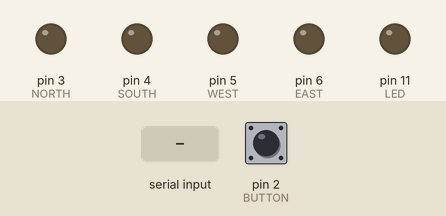
This sketch was run on a simulated Arduino Uno, built with avr-gcc and run on an emulated ATmega328P. Parts: output pins drawn as LEDs (lit = HIGH). The test bench sets the inputs (shaded band); at power-on: pin 2 (BUTTON) LOW.

Above: at 1.2 s.
1.3 s: "N" received over Serial
At 2.5 s:
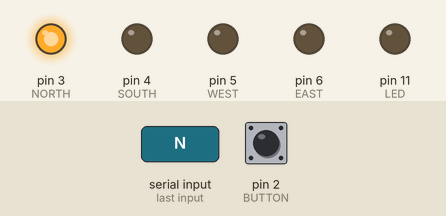
2.8 s: "S" received over Serial
At 3.8 s:
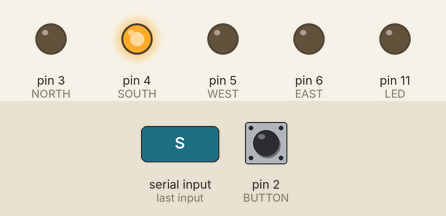
4.3 s: "E" received over Serial
At 4.9 s:
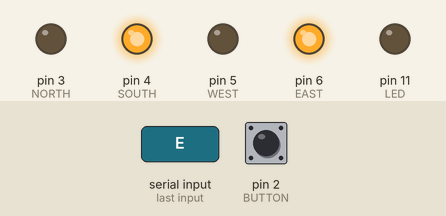
5.8 s: "W" received over Serial
At 6.1 s:
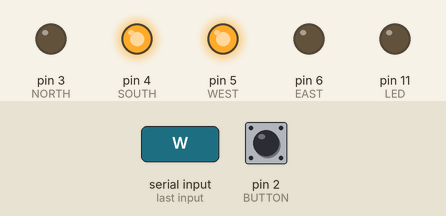
7.3 s: "1" received over Serial
At 8.4 s:
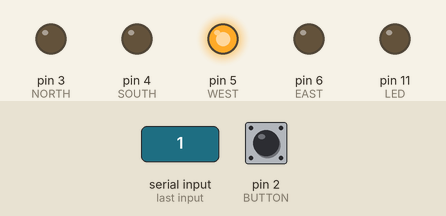
Timing chart, 0 to 10.3 s (numbered marks = the images above; inputs shaded):
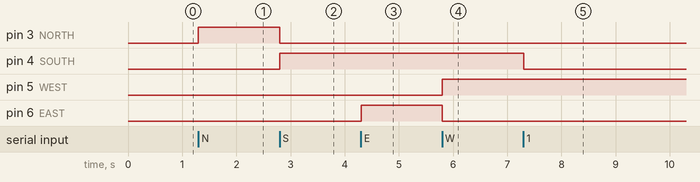

The sketch:

ButtonCar_ard.ino
```cpp
/*
 * ********Doorbell Basic Button *******
 *
 *
 *
 */

#define VERSION "1.00a0"

int BUTTON = 2;
int LED = 11;
int NORTH = 3;
int SOUTH = 4;
int WEST = 5;
int EAST = 6;

long nTime;
long sTime;
long eTime;
long wTime;

long lastRead = 0;

boolean pressed = false;
long thresh = 300; // milliseconds before it will register as a press/release.

int NSDir = -1;
int WEDir = -1;

void setup() {
  pinMode(BUTTON, INPUT);
  pinMode(LED, OUTPUT);
  pinMode(NORTH, OUTPUT);
  pinMode(SOUTH, OUTPUT);
  pinMode(EAST, OUTPUT);
  pinMode(WEST, OUTPUT);
  Serial.begin(9600);
}

void loop() {
  //Send a capital P when the button FIRST enters the pressed state.
  if (digitalRead(BUTTON) == HIGH && !pressed) {
    if (millis() - lastRead >= thresh) { // If greater than threshhold, count as triggered
      lastRead = millis(); // set new lastread time.
      Serial.print('P'); // Send a pressed indicator
      pressed = true;
    }
  }
  //Send a capital R when the button FIRST enters the released state.
  if (digitalRead(BUTTON) == LOW && pressed) {
    if (millis() - lastRead >= thresh) { // If greater than threshhold, count as triggered
      lastRead = millis(); // set new lastread time.
      Serial.print('R'); // Send a released indicator
      pressed = false;
    }
  }

  // If a capital N,S,E,W is recieved back, light the N,S,E,W leds,
  // respectively, for a second.

  if (Serial.available() > 0) {
    int oldNSDir = NSDir;
    int oldWEDir = WEDir;
    char nextChar = Serial.read();
    if (nextChar == 'N') {
      NSDir = NORTH;
    } else if (nextChar == 'S') {
      NSDir = SOUTH;
    } else if (nextChar == 'E') {
      WEDir = EAST;
    } else if (nextChar == 'W') {
      WEDir = WEST;
    } else if (nextChar == '0') {
      digitalWrite(oldWEDir, LOW);
      WEDir = -1;
      return;
    } else if (nextChar == '1') {
      digitalWrite(oldNSDir, LOW);
      NSDir = -1;
      return;
    } else {
      return;
    }


    if (NSDir != oldNSDir) {
      digitalWrite(oldNSDir, LOW);
      digitalWrite(NSDir, HIGH);
    }
    if (WEDir != oldWEDir) {
      digitalWrite(oldWEDir, LOW);
      digitalWrite(WEDir, HIGH);
    }
  }

//  //Turn off the led only wehen direction changes.
//  if (millis() - nTime >= 100) {
//    digitalWrite(NORTH, LOW);
//  }
//  if (millis() - sTime >= 100) {
//    digitalWrite(SOUTH, LOW);
//  }
//  if (millis() - eTime >= 100) {
//    digitalWrite(EAST, LOW);
//  }
//  if (millis() - wTime >= 100) {
//    digitalWrite(WEST, LOW);
//  }
}
```

Measured:
- after the input at 1.3 s, pin 3 (NORTH): LOW → HIGH at once
- after the input at 2.8 s, pin 3 (NORTH): HIGH → LOW at once; pin 4 (SOUTH): LOW → HIGH at once
- after the input at 4.3 s, pin 6 (EAST): LOW → HIGH at once
- after the input at 5.8 s, pin 5 (WEST): LOW → HIGH at once; pin 6 (EAST): HIGH → LOW at once
- after the input at 7.3 s, pin 4 (SOUTH): HIGH → LOW at once
